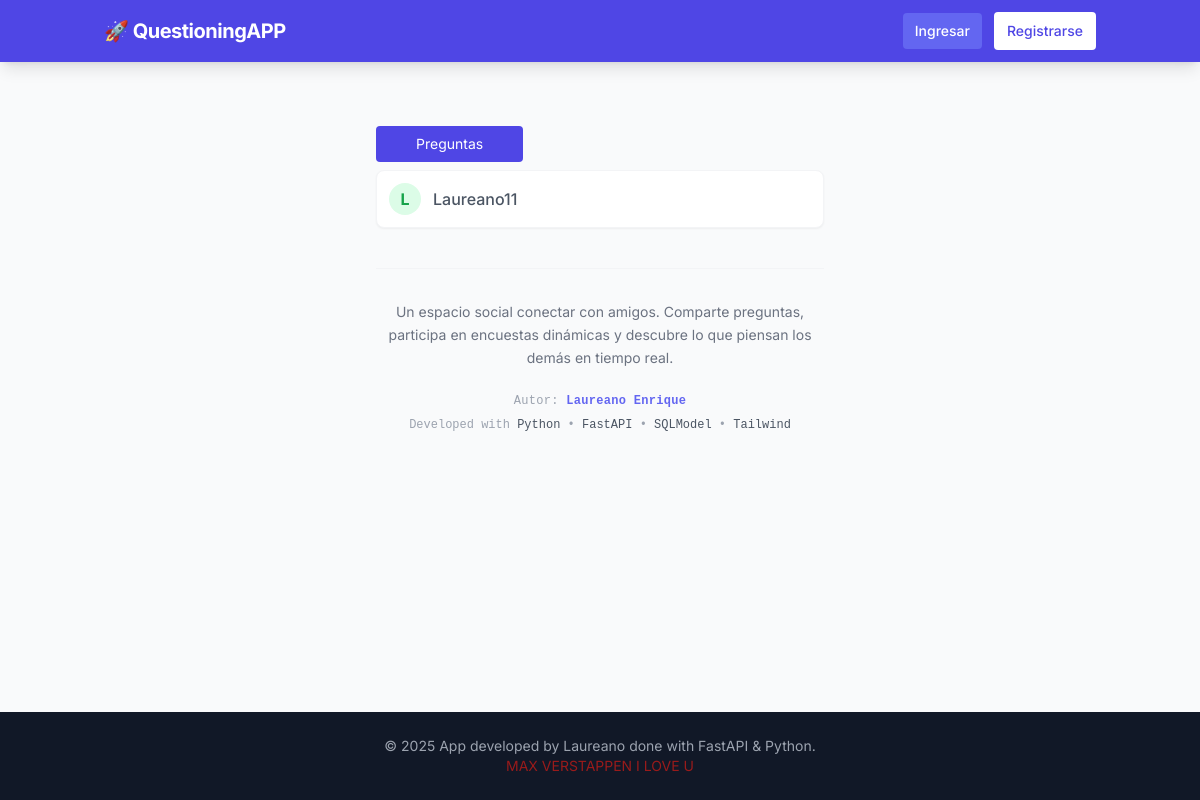
Before: / with the older database file.
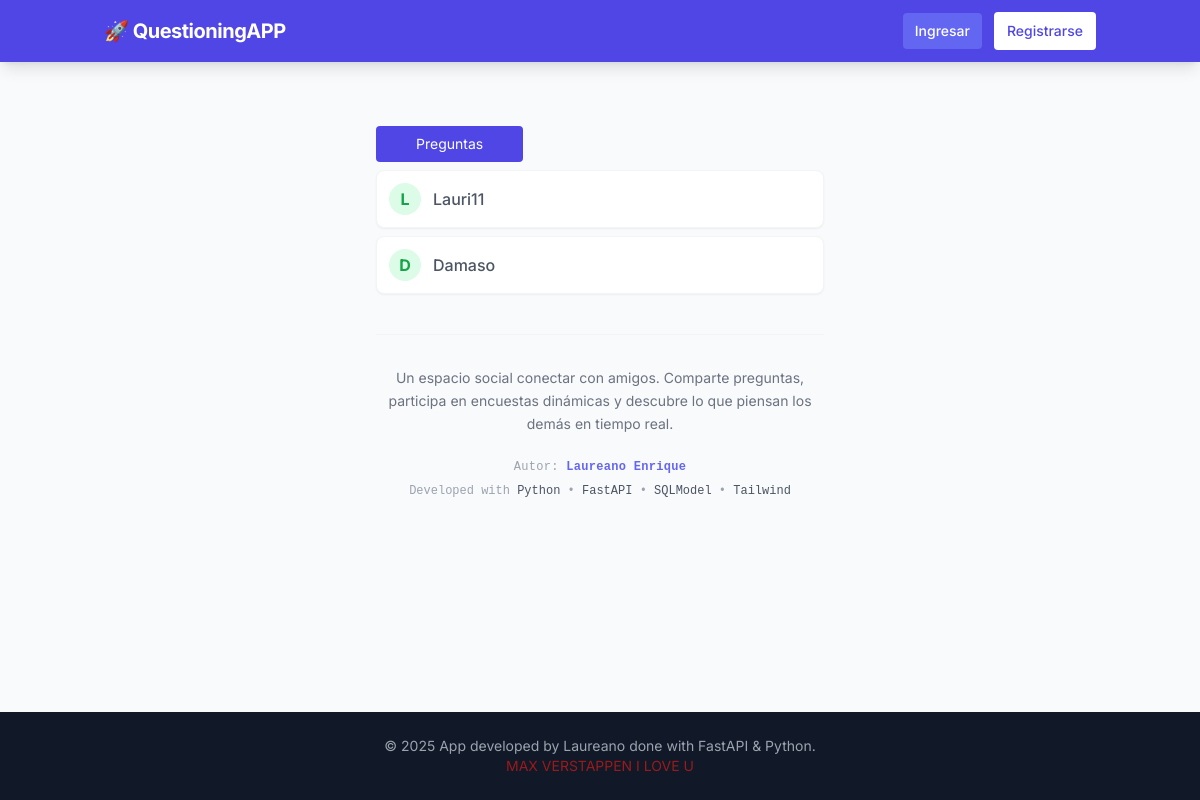
After: the same page with the newer database file.
### app/models.py (models this page shows)
class User(SQLModel, table=True):
    id: Optional[int] = Field(default=None, primary_key=True)
    username: str = Field(index=True)
    email: str
    password: str  # Por ahora en texto plano (luego aprenderemos a encriptar)

### app/main.py (the view)
@app.get("/", response_class=HTMLResponse)
async def read_root(request: Request, session: Session = Depends(get_session)):
    statement = select(User)
    users = session.exec(statement).all()
    return templates.TemplateResponse("index.html", {
        "request": request,
        "usuarios": users  # Pasamos la lista REAL de objetos a la plantilla
    })

### app/templates/index.html (shortened to what this page needs)
{% extends "base.html" %}
{% block content %}
<div class="max-w-md mx-auto text-center mt-10">
 <div class="flex space-x-4 items-center">
    <a href="/question" class="text-sm bg-indigo-600 hover:bg-indigo-800 text-white px-10 py-2 rounded transition ">
        Preguntas
    </a>
</div>
  <ul class="space-y-2">
    {% for usuario in usuarios %}
    <li class="my-2 flex items-center bg-white p-3 rounded-lg shadow-sm border border-gray-100">
        <div class=" m+1 h-8 w-8 rounded-full bg-green-100 text-green-600 flex items-center justify-center font-bold mr-3">
            {{ usuario.username[0] | upper }} </div>
        <div class="flex flex-col ">
            <span class="font-medium text-gray-600">{{ usuario.username }}</span>
        </div>
    </li>
    {% else %}
    <li class="p-3 text-gray-500 italic">No hay amigos registrados aún.</li>
    {% endfor %}
</ul>
<div class="mt-10 pt-8 border-t border-gray-100 text-center max-w-lg mx-auto">
    <p class="text-gray-500 text-sm leading-relaxed mb-6">
        Un espacio social conectar con amigos.
        Comparte preguntas, participa en encuestas dinámicas y descubre
        lo que piensan los demás en tiempo real.
    </p>
    <div class="flex flex-col items-center gap-2 text-xs font-mono text-gray-400">
        <p class="tracking-wide">
            Autor: <span class="text-indigo-500 font-semibold">Laureano Enrique</span>
        </p>
        <p>
            Developed with
            <span class="text-gray-600">Python</span> •
            <span class="text-gray-600">FastAPI</span> •
            <span class="text-gray-600">SQLModel</span> •
            <span class="text-gray-600">Tailwind</span>
        </p>
    </div>
</div>
</div>
{% endblock %}

Changed rows visible on the page:
changed User: username "Laureano11" → "Lauri11"
added User: username "D", username "Damaso"
